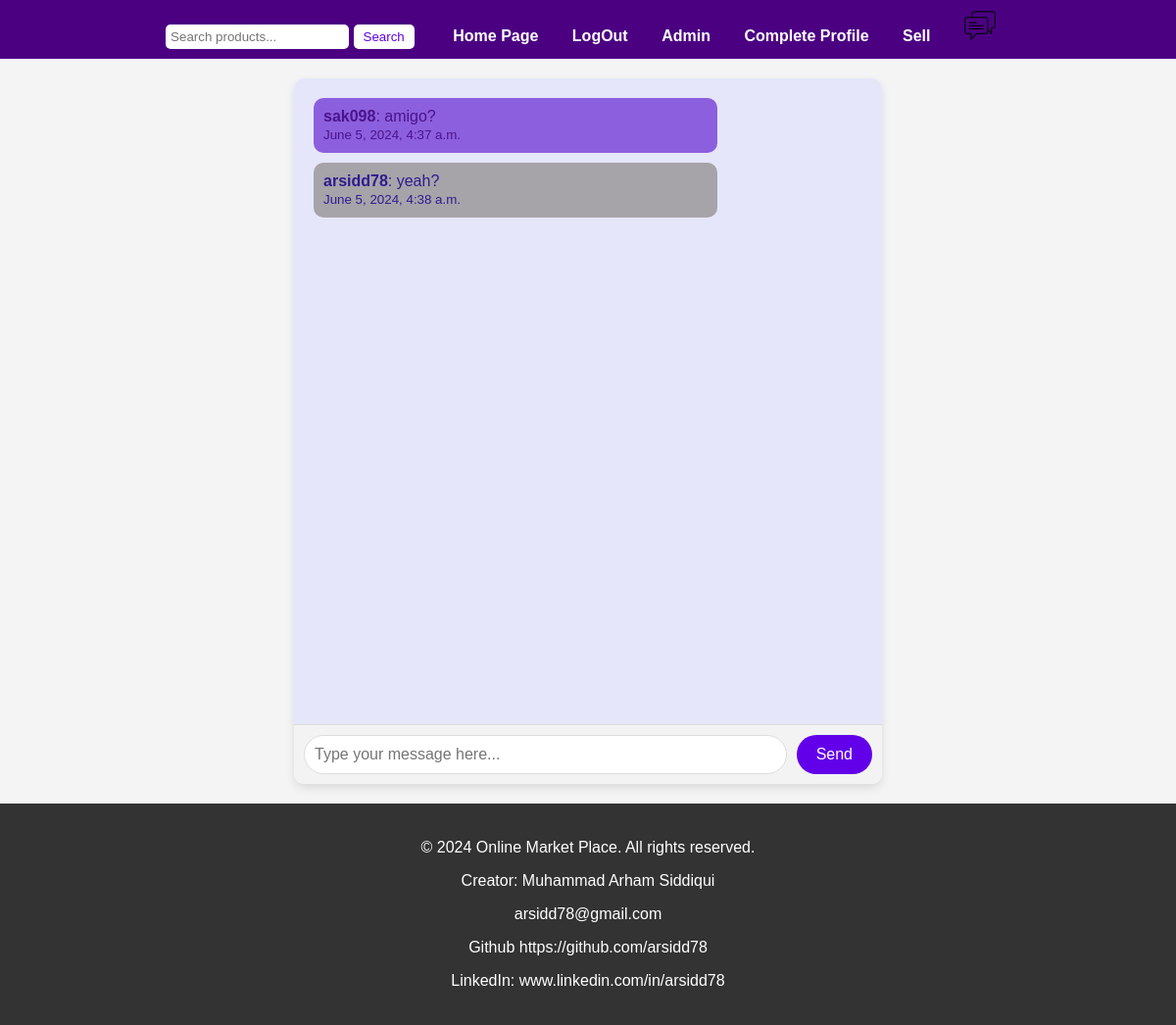
/chat/receiver_chat/47 (signed in), run on an earlier commit of the app's database.
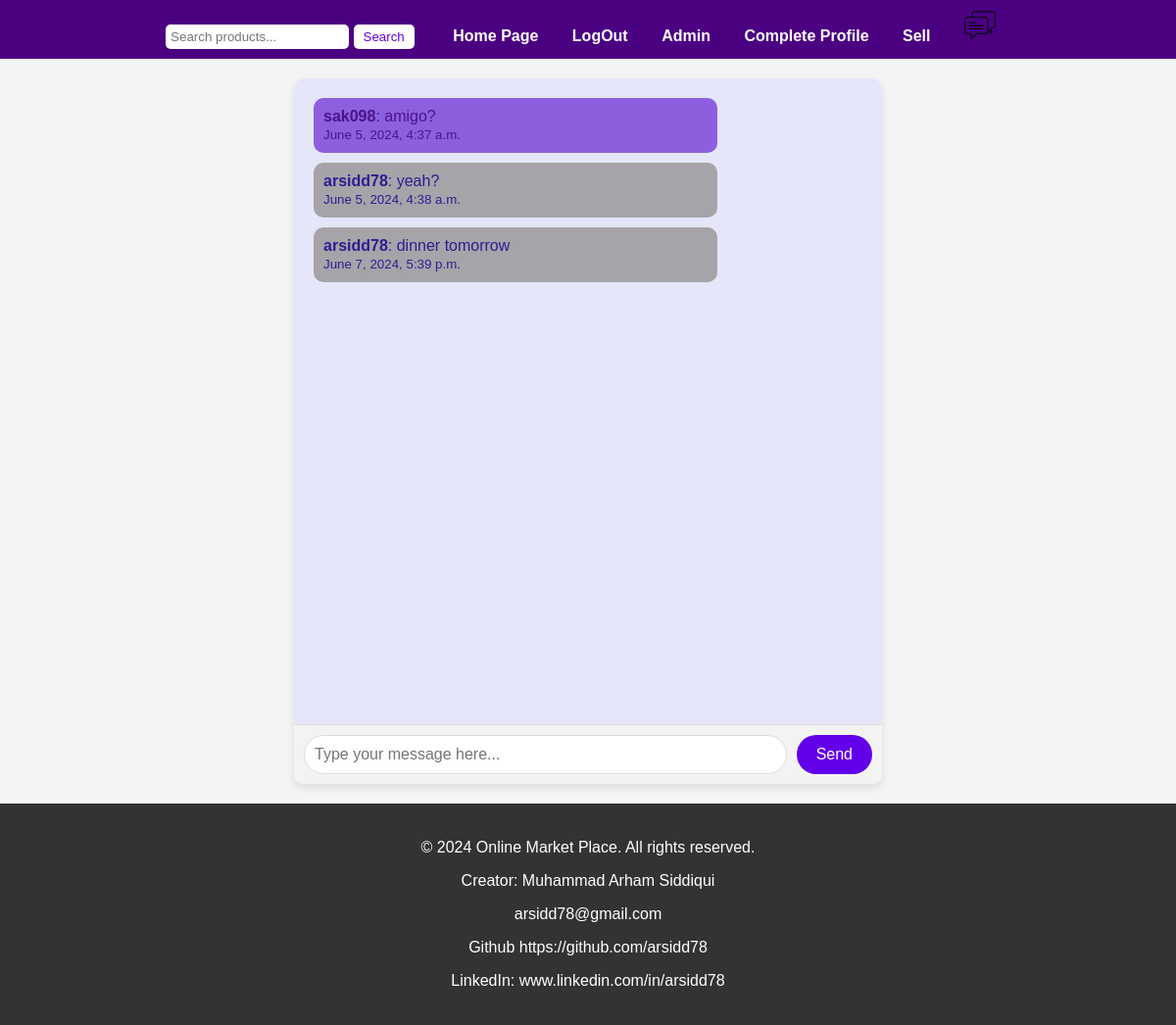
And on a later commit of the database.
### member/models.py (models this page shows, shortened)
class Messages(models.Model):
    product = models.ForeignKey(Products,on_delete=models.CASCADE,related_name='product')
    sender = models.ForeignKey(User, on_delete=models.CASCADE,related_name='sender')
    receiver = models.ForeignKey(User, on_delete=models.CASCADE, related_name='receiver')
    message = models.TextField(max_length=500)
    read = models.BooleanField(default=False)
    conversation_time = models.DateTimeField(auto_now_add= True)
    attachment = models.FileField(upload_to=f'users/chats/attachments', null=True,blank=True)

### chat/views.py (the view)
# urls.py: path('receiver_chat/<int:pk>',views.ChatSellor,name='receiver_chat'),
def ChatSellor(request, pk):
    if request.user.is_authenticated:
        if request.method == 'POST':
            msg = get_object_or_404(Messages, id=pk)
            receiver = get_object_or_404(Member, user = msg.sender)
            sender = get_object_or_404(Member,user = request.user)
            body = request.POST.get('message')
            if body:
                message = Messages.objects.create(
                    sender=request.user,
                    receiver=msg.sender,
                    product=msg.product,
                    message=body
                )
                receiver.user_messages_received.add(message)
                sender.user_messages_send.add(message)
                return JsonResponse({'status': 200, 'message': 'Message sent successfully'})
            else:
                return JsonResponse({'status': 400, 'message': 'Message body is empty'})
        else:
            msg = get_object_or_404(Messages, id=pk)
            member = get_object_or_404(Member, user=request.user)
            received_messages = member.user_messages_received.filter(sender=msg.sender).all().order_by('-conversation_time')
            sent_messages = member.user_messages_send.filter(receiver=msg.sender).all().order_by('-conversation_time')
            messages = list(received_messages) + list(sent_messages)
            messages.sort(key=lambda x: x.conversation_time)
            context = {'msg': msg,'received_messages':received_messages,'sent_messages':sent_messages,'messages':messages}
            return render(request, 'chat/receiverChat.html', context)
    return redirect('registration:login')

### chat/templates/chat/receiverChat.html (shortened to what this page needs)
{% load static %}
<!DOCTYPE html>
<html lang="en">
<head>
    <link rel="stylesheet" href="{% static 'chat/chat_style.css' %}">
</head>
<body>
<nav>
    <div class="search-container">
        <form action="{% url 'product:search' %}" method="post">
            <input type="search" name="search_bar" placeholder="Search products...">
            <input type="submit" value="Search" >
        </form>
    </div>
    <a href="{% url 'product:home' %}">Home Page</a>
    {% if request.user.is_authenticated %}
        <a href="{% url 'registration:signout' %}">LogOut</a>
    {% else %}
        <a href="{% url 'registration:login' %}">LogIn</a>
    {% endif %}
    <a href="/admin/">Admin</a>
    {% if member %}
    <a href="{% url 'member:profile' request.user.username %}">Profile</a>
    {% else %}
    <a href="{% url 'member:register' %}">Complete Profile</a>
    {% endif %}
    <a href="{% url 'member:add_product_page' %}">Sell</a>
    <a href="{% url 'chat:sellor-chat' %}"><img src="/media/logos/chat_logo.png" alt="chat" width="32"></a>
</nav>
<div class="chat-container">
    <div class="chat-box" id="chat-box">
        {% for msg in messages %}
        {% if msg.sender == request.user %}
        <div class="chat-item sent">
            <p><strong>{{msg.sender}}</strong>: {{msg.message}}</p>
            <p><small>{{msg.conversation_time}}</small></p>
        </div>
        {% else %}
        <div class="chat-item received">
            <p><strong>{{msg.sender}}</strong>: {{msg.message}}</p>
            <p><small>{{msg.conversation_time}}</small></p>
        </div>
        {% endif %}
        {% endfor %}
    </div>
    <div class="input-container">
        <input type="text" id="message-input" placeholder="Type your message here...">
        <button id="send-button">Send</button>
    </div>
</div>
<footer>
    <p>&copy; 2024 Online Market Place. All rights reserved.</p>
    <p>Creator: Muhammad Arham Siddiqui</p>
    <p>arsidd78@gmail.com</p>
    <p>Github <a href="https://github.com/arsidd78">https://github.com/arsidd78</a></p>
    <p>LinkedIn: <a href="www.linkedin.com/in/arsidd78">www.linkedin.com/in/arsidd78</a></p>
</footer>
</body>
</html>

What changed in the data, as far as the page shows it:
added Messages: sender "arsidd78", message "dinner tomorrow", conversation_time "June 7, 2024, 5:39 p.m."
